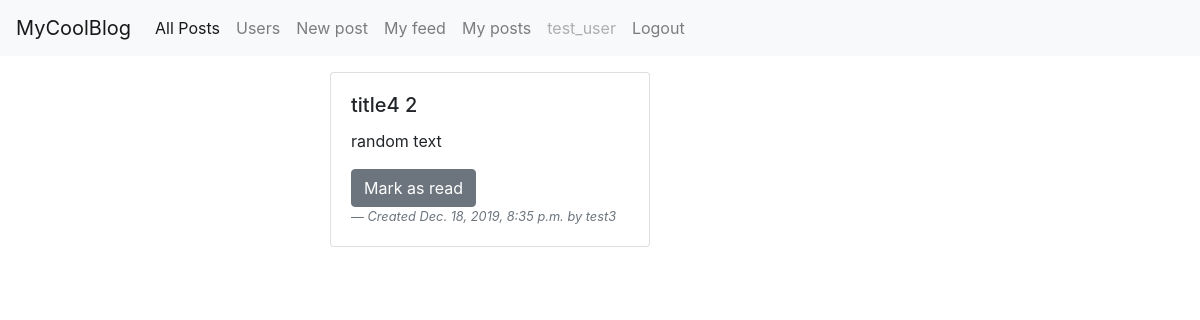
/post/20 (signed in), run on the app's committed database.
### posts/models.py (models this page shows, shortened)
class Post(models.Model):
    title = models.CharField(max_length=50)
    text = models.CharField(max_length=255)
    created = models.DateTimeField(auto_now_add=True)
    author = models.ForeignKey(Account,
                                on_delete=models.CASCADE)
    readed_by = models.ManyToManyField(Account,
                                related_name='readed_posts',
                                blank = True)

### accounts/models.py (models this page shows)
class Account(models.Model):
    user = models.OneToOneField(User,
                             on_delete=models.CASCADE,
                             related_name = 'account')
    folowers = models.ManyToManyField("self",
                                      related_name='readers',
                                      symmetrical=False,
                                      blank=True)
    def __str__(self):
        return self.user.username

### posts/views.py (the view)
# urls.py: path('post/<int:pk>', PostDetailView.as_view(), name='post_detail'),
class PostDetailView(LoginRequiredMixin,DetailView):
    model = Post

### templates/posts/post_detail.html (shortened to what this page needs)
{% extends "../main.html" %}
{% block content %}
    <div class="card mb-2" style="width: 20rem;">
        <div class="card-body">
            <h5 class="card-title">{{post.title}}</h5>
            <p class="card-text">{{post.text}}</p>
        <a href="{% url 'post_detail' post.id %}" class="btn btn-secondary">Mark as read</a>
        <footer class="blockquote-footer"><cite title="Source Title">Created {{post.created}} by {{post.author}}</cite></footer>
  </div>
</div>
{% endblock content %}

### templates/main.html (shortened to what this page needs)
 <!doctype html>
<html lang="en">
  <head>
    <link rel="stylesheet" href="https://stackpath.bootstrapcdn.com/bootstrap/4.3.1/css/bootstrap.min.css">
  </head>
  <body>
  <nav class="navbar navbar-expand-lg mb-3 navbar-light bg-light">
  <a class="navbar-brand" href="#">MyCoolBlog</a>
  <div class="collapse navbar-collapse" id="navbarSupportedContent">
    <ul class="navbar-nav mr-auto">
      <li class="nav-item active">
        <a class="nav-link" href="{%url 'posts'%}"> All Posts<span class="sr-only">(current)</span></a>
      </li>
      <li class="nav-item">
        <a class="nav-link" href="{% url 'profiles'%}">Users</a>
      </li>
      <li class="nav-item">
        <a class="nav-link" href="{% url 'post_create'%}">New post</a>
      </li>
      <li class="nav-item">
        <a class="nav-link" href="{%url 'post_for_user' user.account.pk%}">My feed</a>
      </li>
      <li class="nav-item">
        <a class="nav-link" href="{%url 'post_by_user' user.account.pk%}">My posts</a>
      </li>
      {% if user.is_authenticated %}
        <li class="nav-item">
        <a class="nav-link disabled" href="#" tabindex="-1" aria-disabled="true">{{user.username}}</a>
      </li>
      <li class="nav-item">
        <a class="nav-link" href="{% url 'logout'%}">Logout</a>
      </li>
      {% endif %}
    </ul>
  </div>
</nav>
  <div class="container">
      <div class="row">
          <div class="col-6 offset-3">
            {% block content %}
            {% endblock content %}
          </div>
      </div>
  </div>
  </body>
</html>

### data on the page
Post: title "title4 2", text "random text", created "Dec. 18, 2019, 8:35 p.m.", author "test3"

### other printed values
{{ user.username }} "test_user"
